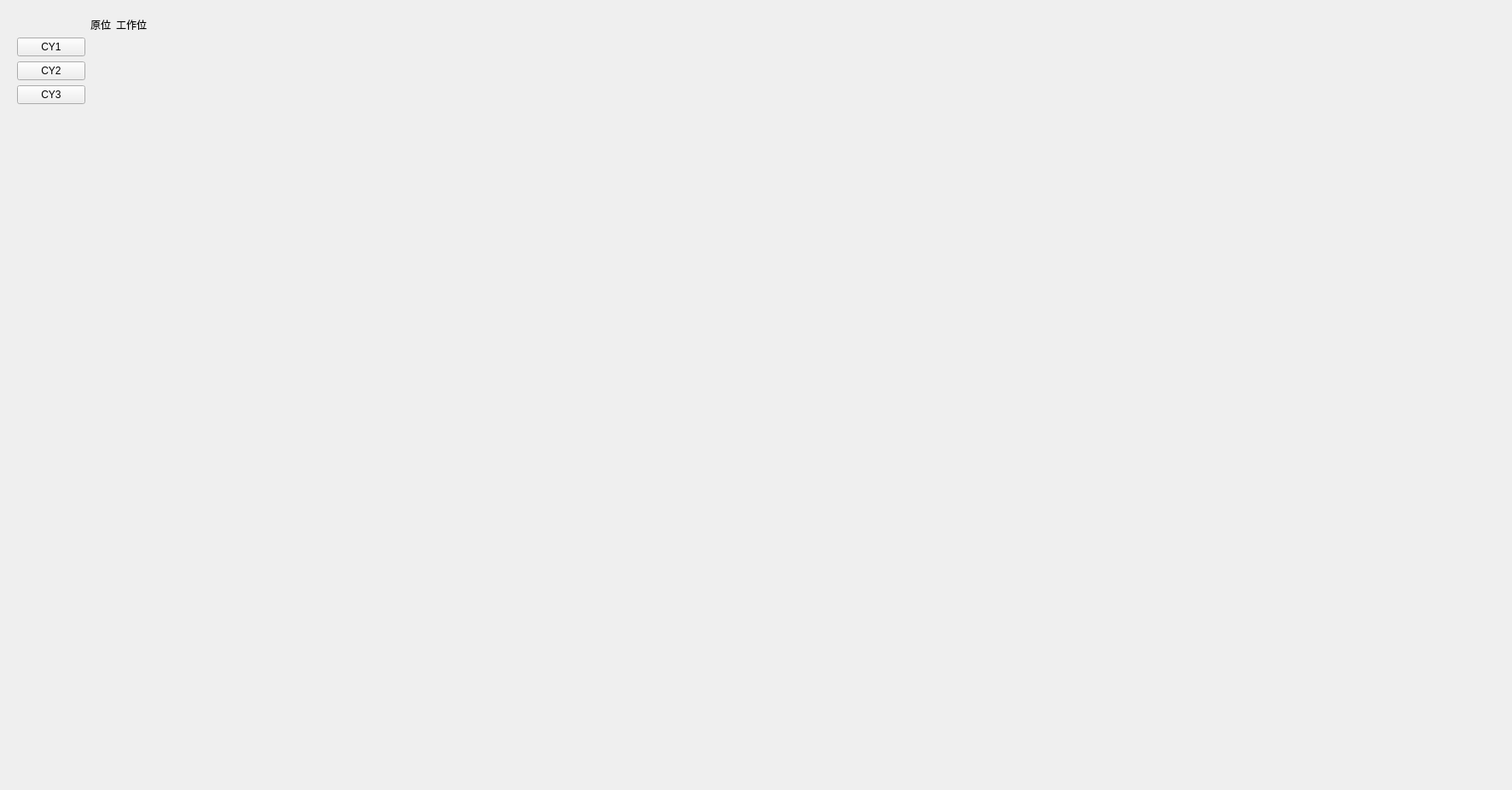
<?xml version="1.0" encoding="UTF-8"?>
<ui version="4.0">
 <class>Form</class>
 <widget class="QWidget" name="Form">
  <property name="geometry">
   <rect>
    <x>0</x>
    <y>0</y>
    <width>1772</width>
    <height>926</height>
   </rect>
  </property>
  <property name="windowTitle">
   <string>Form</string>
  </property>
  <property name="styleSheet">
   <string notr="true">QLabel[notice_level='OK']{
    background-color: yellow;
	min-width:     40px;     
	min-height:    40px;     
	max-width:     40px;     
	max-height:    40px;    
	border-radius: 20px;      
	border:1px solid black; 
}</string>
  </property>
  <layout class="QGridLayout" name="gridLayout_2">
   <item row="0" column="0">
    <widget class="QWidget" name="widget" native="true">
     <layout class="QGridLayout" name="gridLayout">
      <item row="0" column="1">
       <widget class="QLabel" name="label">
        <property name="text">
         <string>原位</string>
        </property>
       </widget>
      </item>
      <item row="0" column="2">
       <widget class="QLabel" name="label_2">
        <property name="text">
         <string>工作位</string>
        </property>
       </widget>
      </item>
      <item row="1" column="0">
       <widget class="QPushButton" name="pushButton">
        <property name="text">
         <string>CY1</string>
        </property>
       </widget>
      </item>
      <item row="1" column="1">
       <widget class="QLabel" name="label_ServoOn">
        <property name="styleSheet">
         <string notr="true"/>
        </property>
        <property name="text">
         <string/>
        </property>
        <property name="notice_level" stdset="0">
         <string>OK</string>
        </property>
       </widget>
      </item>
      <item row="1" column="2">
       <widget class="QLabel" name="label_ServoOn_2">
        <property name="styleSheet">
         <string notr="true"/>
        </property>
        <property name="text">
         <string/>
        </property>
        <property name="notice_level" stdset="0">
         <string>OK</string>
        </property>
       </widget>
      </item>
      <item row="2" column="0">
       <widget class="QPushButton" name="pushButton_2">
        <property name="text">
         <string>CY2</string>
        </property>
       </widget>
      </item>
      <item row="2" column="1">
       <widget class="QLabel" name="label_ServoOn_3">
        <property name="styleSheet">
         <string notr="true"/>
        </property>
        <property name="text">
         <string/>
        </property>
        <property name="notice_level" stdset="0">
         <string>OK</string>
        </property>
       </widget>
      </item>
      <item row="2" column="2">
       <widget class="QLabel" name="label_ServoOn_15">
        <property name="styleSheet">
         <string notr="true"/>
        </property>
        <property name="text">
         <string/>
        </property>
        <property name="notice_level" stdset="0">
         <string>OK</string>
        </property>
       </widget>
      </item>
      <item row="3" column="0">
       <widget class="QPushButton" name="pushButton_3">
        <property name="text">
         <string>CY3</string>
        </property>
       </widget>
      </item>
      <item row="3" column="1">
       <widget class="QLabel" name="label_ServoOn_14">
        <property name="styleSheet">
         <string notr="true"/>
        </property>
        <property name="text">
         <string/>
        </property>
        <property name="notice_level" stdset="0">
         <string>OK</string>
        </property>
       </widget>
      </item>
      <item row="3" column="2">
       <widget class="QLabel" name="label_ServoOn_13">
        <property name="styleSheet">
         <string notr="true"/>
        </property>
        <property name="text">
         <string/>
        </property>
        <property name="notice_level" stdset="0">
         <string>OK</string>
        </property>
       </widget>
      </item>
     </layout>
    </widget>
   </item>
   <item row="0" column="1">
    <spacer name="horizontalSpacer">
     <property name="orientation">
      <enum>Qt::Horizontal</enum>
     </property>
     <property name="sizeHint" stdset="0">
      <size>
       <width>1391</width>
       <height>20</height>
      </size>
     </property>
    </spacer>
   </item>
   <item row="1" column="0">
    <spacer name="verticalSpacer">
     <property name="orientation">
      <enum>Qt::Vertical</enum>
     </property>
     <property name="sizeHint" stdset="0">
      <size>
       <width>20</width>
       <height>641</height>
      </size>
     </property>
    </spacer>
   </item>
  </layout>
 </widget>
 <resources/>
 <connections/>
</ui>
